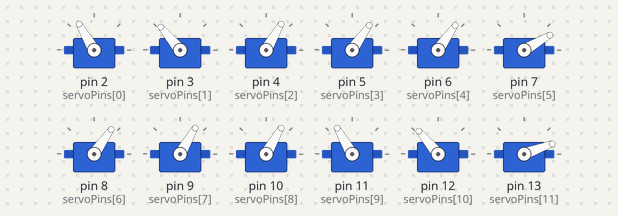
Simulated run of this sketch. Board: Arduino Uno, built with avr-gcc and run on an emulated ATmega328P. Shown: 12 × servo.

Above: at 0.85 s.
At 1.2 s:
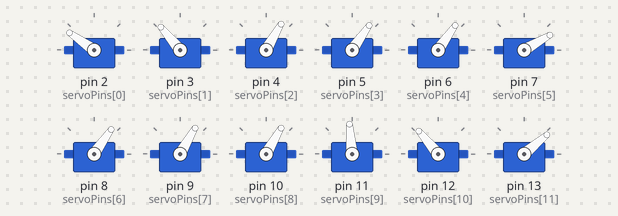
At 1.55 s:
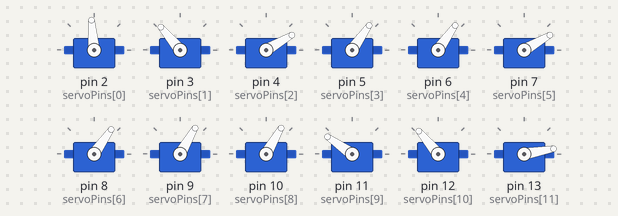
At 2.25 s:
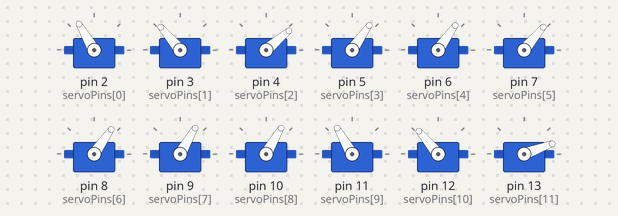
At 2.9 s:
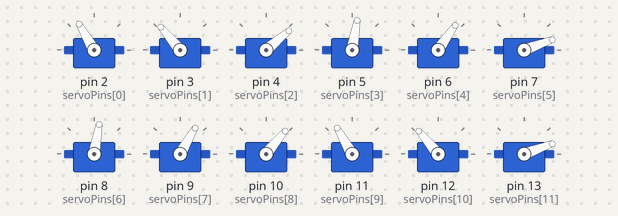
At 3.6 s:
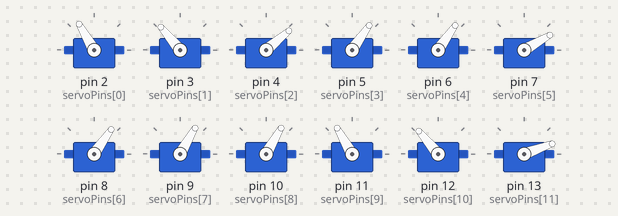
Timing chart, 0 to 7.2 s (numbered marks = the images above):
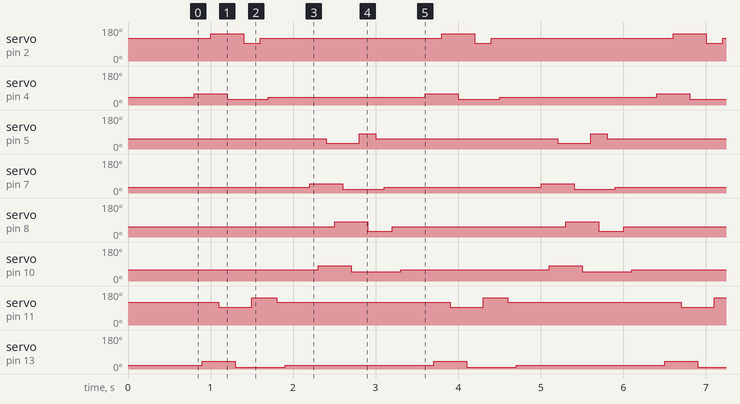

The sketch:

Ara_a.ino
```cpp
#include <Servo.h>

// =========================
//   CONFIGURACION GENERAL
// =========================
const int NUM_LEGS = 4;
const int SERVOS_PER_LEG = 3;
const int NUM_SERVOS = NUM_LEGS * SERVOS_PER_LEG;

const int HIP   = 0;
const int THIGH = 1;
const int KNEE  = 2;

Servo servos[NUM_SERVOS];

int servoPins[NUM_SERVOS] = {
  2, 3, 4,
  5, 6, 7,
  8, 9, 10,
  11, 12, 13
};

// TUS NEUTRALES
int neutralAngle[NUM_SERVOS] = {
  120,130,40,
  55, 55, 30,
  55, 60, 60,
  120,130,20
};

// RANGOS (THIGH FIJO)
int minAngle[NUM_SERVOS] = {
  60,130,0,
  0, 55,0,
  0, 60,0,
  60,130,0
};

int maxAngle[NUM_SERVOS] = {
  180,130,90,
  100,55,90,
  100,60,90,
  180,130,90
};

int currentAngle[NUM_SERVOS];
int velocidad = 20;   // más bajo = más rápido


// =========================
// AUXILIARES
// =========================
int sid(int leg, int joint) {
  return leg * SERVOS_PER_LEG + joint;
}

// Movimiento rápido (no tan granular)
void moveServoFast(int servoId, int target) {
  if (target < minAngle[servoId]) target = minAngle[servoId];
  if (target > maxAngle[servoId]) target = maxAngle[servoId];

  servos[servoId].write(target);
  currentAngle[servoId] = target;
  delay(100);
}


// =========================
// MOVER 2 PATAS A LA VEZ
// =========================
void movePairSimult(int legA, int legB) {

  // IDs
  int AH = sid(legA, HIP);
  int AK = sid(legA, KNEE);

  int BH = sid(legB, HIP);
  int BK = sid(legB, KNEE);

  int AN = neutralAngle[AH];
  int KN_A = neutralAngle[AK];

  int BN = neutralAngle[BH];
  int KN_B = neutralAngle[BK];

  int hipOffset = 25;
  int kneeLift  = 20;
  int kneeDown  = 10;

  // Dirección izquierda / derecha
  int AF = (legA == 0 || legA == 2) ? AN + hipOffset : AN - hipOffset;
  int AB = (legA == 0 || legA == 2) ? AN - hipOffset : AN + hipOffset;

  int BF = (legB == 0 || legB == 2) ? BN + hipOffset : BN - hipOffset;
  int BB = (legB == 0 || legB == 2) ? BN - hipOffset : BN + hipOffset;

  // ===============================
  // 1) LEVANTAR RODILLAS AL MISMO TIEMPO
  // ===============================
  moveServoFast(AK, KN_A + kneeLift);
  moveServoFast(BK, KN_B + kneeLift);

  // ===============================
  // 2) MOVER CADERAS ADELANTE JUNTAS
  // ===============================
  moveServoFast(AH, AF);
  moveServoFast(BH, BF);

  // ===============================
  // 3) BAJAR RODILLAS JUNTAS
  // ===============================
  moveServoFast(AK, KN_A - kneeDown);
  moveServoFast(BK, KN_B - kneeDown);

  // ===============================
  // 4) RETROCESO DE CADERAS
  // ===============================
  moveServoFast(AH, AB);
  moveServoFast(BH, BB);

  // ===============================
  // 5) REGRESAR TODO A NEUTRO
  // ===============================
  moveServoFast(AH, AN);
  moveServoFast(AK, KN_A);

  moveServoFast(BH, BN);
  moveServoFast(BK, KN_B);
}


// =========================
// SETUP
// =========================
void setup() {
  for (int i = 0; i < NUM_SERVOS; i++) {
    servos[i].attach(servoPins[i]);
    currentAngle[i] = neutralAngle[i];
    servos[i].write(neutralAngle[i]);
  }

  delay(800);
}


// =========================
// LOOP
// =========================
void loop() {

  // PAR A: 0 + 3 (cruzados)
  movePairSimult(0, 3);
  delay(200);

  // PAR B: 1 + 2 (cruzados)
  movePairSimult(1, 2);
  delay(200);
}
```

Measured:
- by itself, servo on pin 2 (servoPins[0]): repeats every 2.8 s: 95° 0.20 s, 120° 2.2 s, 145° 0.40 s
- by itself, servo on pin 4 (servoPins[2]): repeats every 2.8 s: 30° 0.50 s, 40° 1.9 s, 60° 0.40 s
- by itself, servo on pin 5 (servoPins[3]): repeats every 2.8 s: 80° 0.20 s, 55° 2.2 s, 30° 0.40 s
- by itself, servo on pin 7 (servoPins[5]): repeats every 2.8 s: 20° 0.50 s, 30° 1.9 s, 50° 0.40 s
- by itself, servo on pin 8 (servoPins[6]): repeats every 2.8 s: 30° 0.30 s, 55° 2.1 s, 80° 0.40 s
- by itself, servo on pin 10 (servoPins[8]): repeats every 2.8 s: 50° 0.60 s, 60° 1.8 s, 80° 0.40 s
- by itself, servo on pin 11 (servoPins[9]): repeats every 2.8 s: 145° 0.30 s, 120° 2.1 s, 95° 0.40 s
- by itself, servo on pin 13 (servoPins[11]): repeats every 2.8 s: 10° 0.60 s, 20° 1.8 s, 40° 0.40 s
